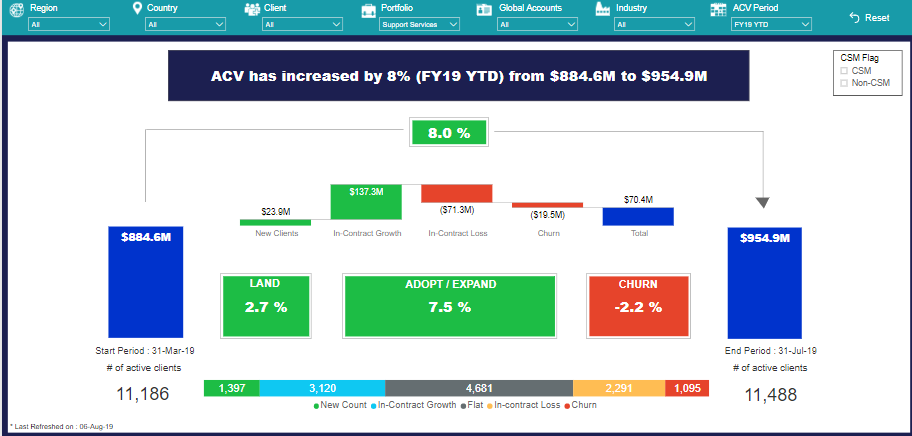
#> input picture DimensionData/slide33.PNG, 912 x 436 px, given in place of DimensionData, which was not available
$ python per.py --image ../../DimensionData
#> lines starting #> are read from the running program, lines starting #| are printed output that depends on the picture

import cv2
import os,argparse
import pytesseract
from PIL import Image

#We then Construct an Argument Parser
ap=argparse.ArgumentParser()
ap.add_argument("-i","--image",
                required=True,
                help="Path to the image folder")
ap.add_argument("-p","--pre_processor",
                default="thresh",
                help="the preprocessor usage")
args=vars(ap.parse_args())

#We then read the image with text
images=cv2.imread(args["image"])
#> images is the input picture: shape (436, 912, 3); mean B, G, R 211.3, 206.2, 187.5

#convert to grayscale image
gray=cv2.cvtColor(images, cv2.COLOR_BGR2GRAY)
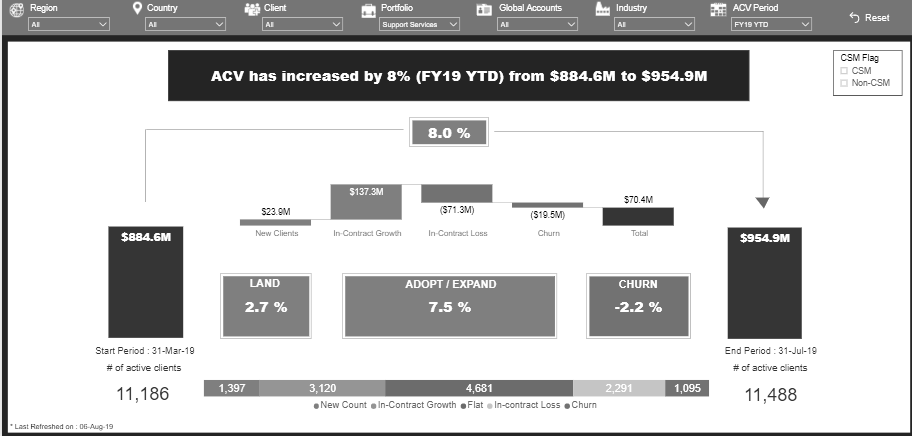
#> gray: shape (436, 912); min 0, max 255, mean 201.2

#checking whether thresh or blur
if args["pre_processor"]=="thresh":
    cv2.threshold(gray, 0,255,cv2.THRESH_BINARY| cv2.THRESH_OTSU)[1]
if args["pre_processor"]=="blur":
    cv2.medianBlur(gray, 3)

#memory usage with image i.e. adding image to memory
filename = "{}.jpg".format(os.getpid())
cv2.imwrite(filename, gray)
#> (the run stopped early here; a loop or call above may not have finished)

$ run again, on DimensionData/slide34.png
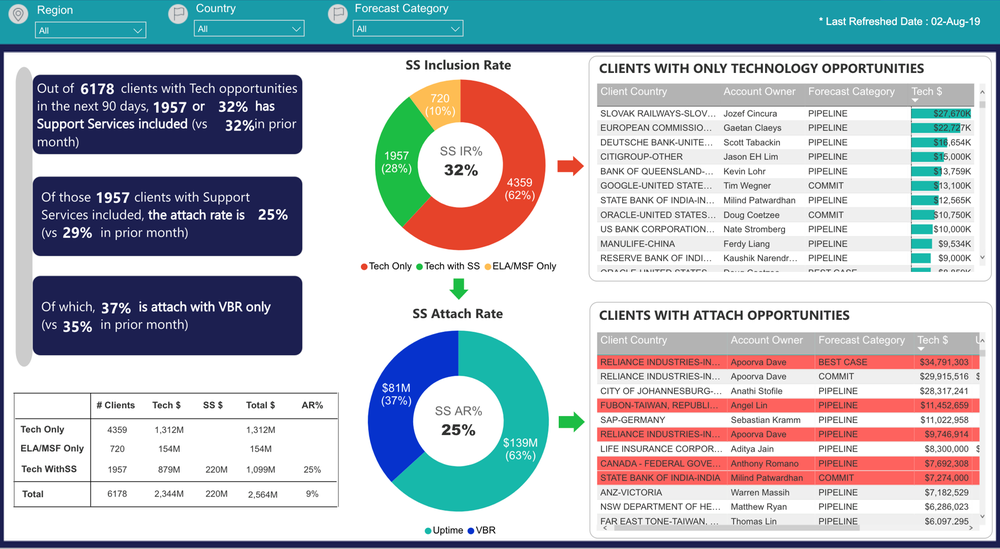
#> input picture DimensionData/slide34.png, 1000 x 549 px, shrunk from 1754 x 963 before the run, given in place of DimensionData, which was not available
#> images is the input picture: shape (549, 1000, 3); mean B, G, R 194.9, 187.5, 180.7
#> `gray=cv2.cvtColor(images, cv2.COLOR_BGR2GRAY)`:
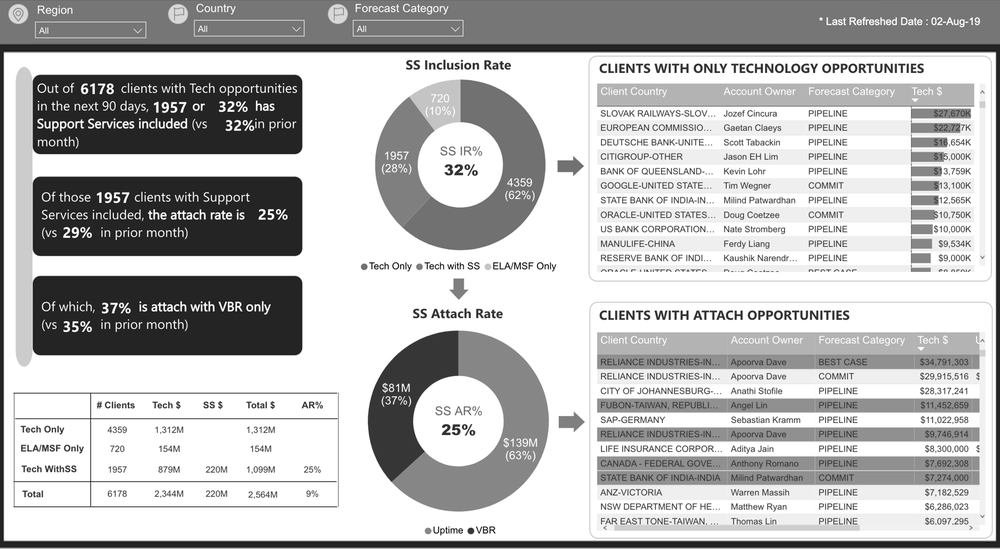
#> gray: shape (549, 1000); min 1, max 255, mean 186.4

$ run again, on DimensionData/slide36.png
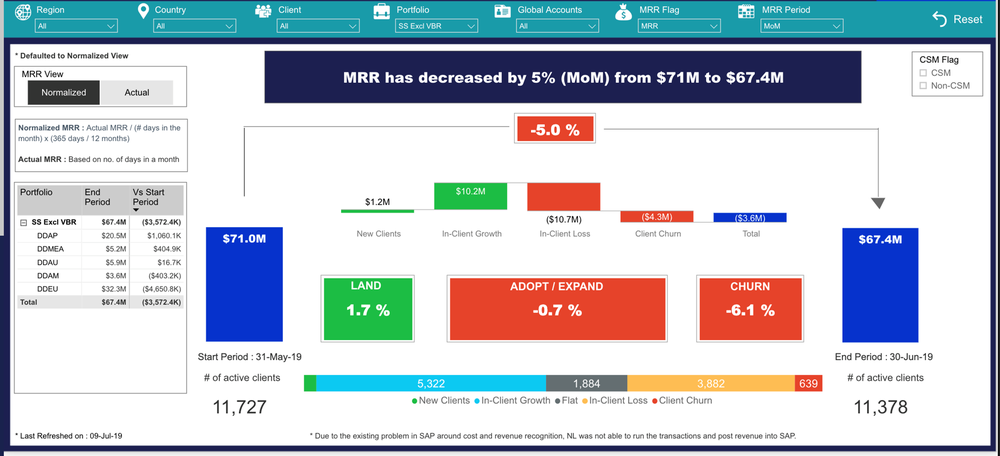
#> input picture DimensionData/slide36.png, 1000 x 456 px, shrunk from 1753 x 799 before the run, given in place of DimensionData, which was not available
#> images is the input picture: shape (456, 1000, 3); mean B, G, R 206.6, 198, 191.1
#> `gray=cv2.cvtColor(images, cv2.COLOR_BGR2GRAY)`:
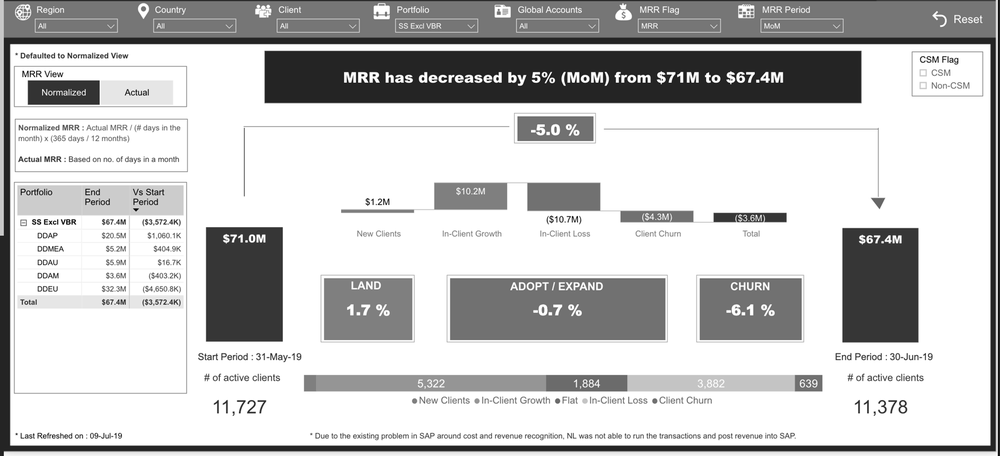
#> gray: shape (456, 1000); min 0, max 255, mean 196.9
